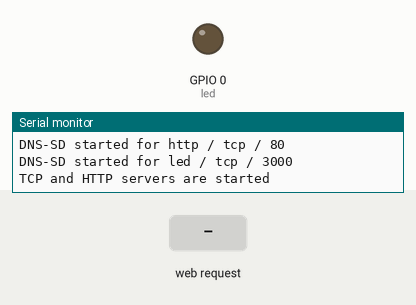
Bench run of a sketch on a simulated ESP8266 (NodeMCU). Parts: output pins drawn as LEDs (lit = HIGH), the last lines printed to the serial monitor. Inputs (shaded band) come from the test bench. WiFi joins after 1.5 s; servers stay silent unless stated.

Above: at 2.8 s.
2.9 s: HTTP request GET /on received
At 3.2 s:
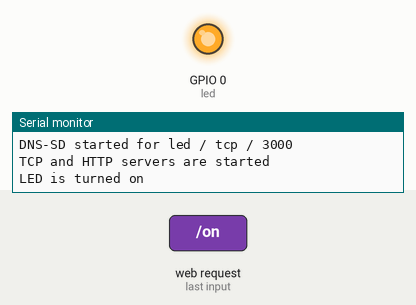
4.4 s: HTTP request GET /off received
At 5.5 s:
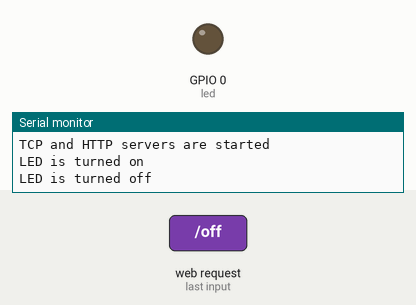
Timing chart, 0 to 7.4 s (numbered marks = the images above; inputs shaded):
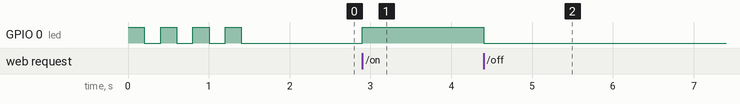

The sketch:

nodemcu-webtcp.ino
```cpp
#include <ESP8266WiFi.h>
#include <ESP8266WebServer.h>
#include <ESP8266mDNS.h>

#define MAXCLIENTS 2

// Add your network credentials
const char* ssid = "";
const char* password = "";
const char* mdnsName = "nodemcu";
int led = 0;

MDNSResponder mdns;
ESP8266WebServer httpServer(80);
WiFiServer tcpServer(3000);
WiFiClient clients[MAXCLIENTS];

String webPage = ""; //we are using lambdas later

void setupWifi() {
  // Wait for connection and flash led till it connects
  // when connected; turn the led off
  while (WiFi.status() != WL_CONNECTED) {
    digitalWrite(led, HIGH);
    delay(200);
    digitalWrite(led, LOW);
    delay(200);
    Serial.print(".");
  }

  Serial.print("Connected to ");  Serial.println(ssid);
  Serial.print("IP address: ");   Serial.println(WiFi.localIP());

  // lets mDNS on the received ip
  if (mdns.begin(mdnsName, WiFi.localIP())) {
    Serial.print("mDNS started for "); Serial.print(mdnsName); Serial.println(".local");
    MDNS.addService("http", "tcp", 80);
    Serial.println("DNS-SD started for http / tcp / 80");
    MDNS.addService("led", "tcp", 3000);
    Serial.println("DNS-SD started for led / tcp / 3000");
  }
}

void setup() {
  pinMode(led, OUTPUT);
  digitalWrite(led, HIGH); //lets find out if its working
  WiFi.begin(ssid, password);
  Serial.begin(115200);
  Serial.println("Setting up");

  setupWifi();

  webPage = "<h1>Arduino core for ESP8266 WiFi chip</h1><p><a href=\"on\"><button>On</button></a><a href=\"off\"><button>Off</button></a></p>";
  httpServer.on("/", []() {
    httpServer.send(200, "text/html", webPage);
  });
  httpServer.on("/on", []() {
    httpServer.send(200, "text/html", webPage);
    Serial.println("LED is turned on");
    digitalWrite(led, HIGH);
  });
  httpServer.on("/off", []() {
    httpServer.send(200, "text/html", webPage);
    digitalWrite(led, LOW);
    Serial.println("LED is turned off");
  });

  //Servers will continue to work across disconnection
  httpServer.begin();
  tcpServer.begin();
  Serial.println("TCP and HTTP servers are started");
}

void loop() {
  if (WiFi.status() != WL_CONNECTED)
    setupWifi();

  if (tcpServer.hasClient()) {
    for (int i = 0; i < MAXCLIENTS; i++) {
      if (!clients[i] || !clients[i].connected()) {
        if (clients[i])
          clients[i].stop();
        clients[i] = tcpServer.available();
        continue;
      }
    }
    //no free spot
    WiFiClient c = tcpServer.available();
    c.stop();
  }
  for (int i = 0; i < MAXCLIENTS; i++) {
    if (clients[i] && clients[i].connected()){
      if (clients[i].available()) {
        while (clients[i].available()) {
          char command = clients[i].read();
          if (command == 'H') {
            digitalWrite(led, HIGH);
            Serial.println("LED is turned on");
          }
          else if (command == 'L') {
            digitalWrite(led, LOW);
            Serial.println("LED is turned off");
          }
        }
      }
    }
  }
  httpServer.handleClient();
}
```

Measured:
- after the input at 2.9 s, GPIO 0 (led): LOW → HIGH at once
- after the input at 4.4 s, GPIO 0 (led): HIGH → LOW at once
